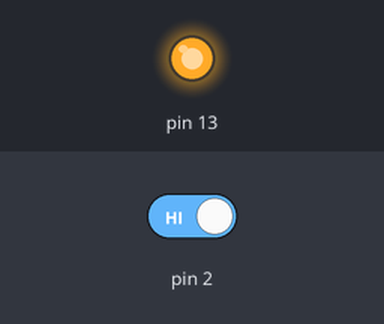
Simulated run of this sketch. Board: Arduino Uno, built with avr-gcc and run on an emulated ATmega328P. Shown: output pins drawn as LEDs (lit = HIGH). The test bench sets the inputs (shaded band); at power-on: pin 2 HIGH.

Above: at 1.2 s.
1.3 s: pin 2 driven LOW
At 2.2 s:
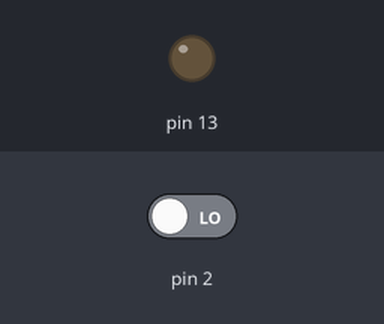
Timing chart, 0 to 4.3 s (numbered marks = the images above; inputs shaded):
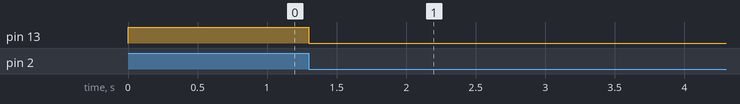

The sketch:

digital_input_interrupt.ino
```cpp
#include <Arduino.h>
volatile int isHigh = HIGH;
void onOff() {
  static unsigned long lastMillis = 0;
  unsigned long newMillis = millis();
  if (newMillis - lastMillis > 50) {
    isHigh = !isHigh;
    digitalWrite(13,isHigh);
    lastMillis = newMillis;
  }
}
void setup() {
  pinMode(13, OUTPUT);
  digitalWrite(13,isHigh);
  attachInterrupt(0, onOff, FALLING);
}
void loop() {
}
```

Measured:
- after the input at 1.3 s, pin 13: HIGH → LOW at once
